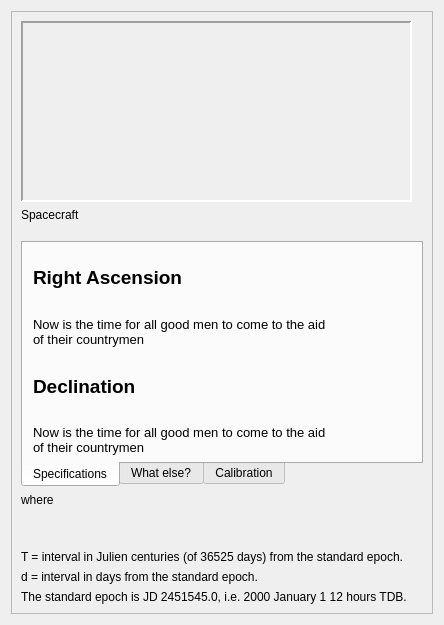
<?xml version="1.0" encoding="UTF-8"?>
<ui version="4.0">
 <class>SensorInfoWidget</class>
 <widget class="QFrame" name="SensorInfoWidget">
  <property name="geometry">
   <rect>
    <x>0</x>
    <y>0</y>
    <width>444</width>
    <height>625</height>
   </rect>
  </property>
  <property name="windowTitle">
   <string>Sensor Information</string>
  </property>
  <layout class="QVBoxLayout" name="verticalLayout">
   <item>
    <widget class="QScrollArea" name="scrollArea">
     <property name="widgetResizable">
      <bool>true</bool>
     </property>
     <widget class="QWidget" name="scrollAreaWidgetContents">
      <property name="geometry">
       <rect>
        <x>0</x>
        <y>0</y>
        <width>424</width>
        <height>605</height>
       </rect>
      </property>
       <layout class="QVBoxLayout" name="verticalLayout_2">
        <item>
         <widget class="QLabel" name="targetImage">
          <property name="minimumSize">
           <size>
            <width>391</width>
            <height>181</height>
           </size>
          </property>
          <property name="maximumSize">
           <size>
            <width>391</width>
            <height>181</height>
           </size>
          </property>
          <property name="frameShape">
           <enum>QFrame::Panel</enum>
          </property>
          <property name="frameShadow">
           <enum>QFrame::Sunken</enum>
          </property>
          <property name="lineWidth">
           <number>2</number>
          </property>
          <property name="text">
           <string/>
          </property>
          <property name="scaledContents">
           <bool>true</bool>
          </property>
         </widget>
        </item>
        <item>
         <widget class="QLabel" name="spacecraftlabel">
          <property name="text">
           <string>Spacecraft</string>
          </property>
         </widget>
        </item>
        <item>
         <spacer name="verticalSpacer">
          <property name="orientation">
           <enum>Qt::Vertical</enum>
          </property>
          <property name="sizeType">
           <enum>QSizePolicy::Preferred</enum>
          </property>
          <property name="sizeHint" stdset="0">
           <size>
            <width>20</width>
            <height>13</height>
           </size>
          </property>
         </spacer>
        </item>
        <item>
         <widget class="QTabWidget" name="tabWidget">
          <property name="minimumSize">
           <size>
            <width>391</width>
            <height>181</height>
           </size>
          </property>
          <property name="tabPosition">
           <enum>QTabWidget::South</enum>
          </property>
          <property name="currentIndex">
           <number>0</number>
          </property>
          <widget class="QWidget" name="tab">
           <attribute name="title">
            <string>Specifications</string>
           </attribute>
           <widget class="QWidget" name="layoutWidget">
            <property name="geometry">
             <rect>
              <x>10</x>
              <y>10</y>
              <width>301</width>
              <height>211</height>
             </rect>
            </property>
            <layout class="QGridLayout" name="gridLayout">
             <item row="0" column="0" colspan="2">
              <widget class="QLabel" name="label">
               <property name="font">
                <font>
                 <pointsize>14</pointsize>
                 <weight>75</weight>
                 <bold>true</bold>
                </font>
               </property>
               <property name="text">
                <string>Right Ascension</string>
               </property>
              </widget>
             </item>
             <item row="0" column="2">
              <spacer name="horizontalSpacer">
               <property name="orientation">
                <enum>Qt::Horizontal</enum>
               </property>
               <property name="sizeHint" stdset="0">
                <size>
                 <width>40</width>
                 <height>20</height>
                </size>
               </property>
              </spacer>
             </item>
             <item row="3" column="0" colspan="3">
              <widget class="QLabel" name="poleDeclinationLabel">
               <property name="font">
                <font>
                 <pointsize>10</pointsize>
                </font>
               </property>
               <property name="text">
                <string>Now is the time for all good men to come to the aid of their countrymen</string>
               </property>
               <property name="wordWrap">
                <bool>true</bool>
               </property>
              </widget>
             </item>
             <item row="2" column="0" colspan="2">
              <widget class="QLabel" name="label_2">
               <property name="font">
                <font>
                 <pointsize>14</pointsize>
                 <weight>75</weight>
                 <bold>true</bold>
                </font>
               </property>
               <property name="text">
                <string>Declination</string>
               </property>
              </widget>
             </item>
             <item row="1" column="0" colspan="3">
              <widget class="QLabel" name="poleRightAscensionLabel">
               <property name="font">
                <font>
                 <pointsize>10</pointsize>
                </font>
               </property>
               <property name="text">
                <string>Now is the time for all good men to come to the aid of their countrymen</string>
               </property>
               <property name="wordWrap">
                <bool>true</bool>
               </property>
              </widget>
             </item>
             <item row="2" column="2">
              <spacer name="horizontalSpacer_4">
               <property name="orientation">
                <enum>Qt::Horizontal</enum>
               </property>
               <property name="sizeHint" stdset="0">
                <size>
                 <width>40</width>
                 <height>20</height>
                </size>
               </property>
              </spacer>
             </item>
            </layout>
           </widget>
          </widget>
          <widget class="QWidget" name="tab_3">
           <attribute name="title">
            <string>What else?</string>
           </attribute>
           <widget class="QWidget" name="layoutWidget_3">
            <property name="geometry">
             <rect>
              <x>20</x>
              <y>20</y>
              <width>311</width>
              <height>191</height>
             </rect>
            </property>
            <layout class="QGridLayout" name="gridLayout_3">
             <item row="0" column="2">
              <spacer name="horizontalSpacer_11">
               <property name="orientation">
                <enum>Qt::Horizontal</enum>
               </property>
               <property name="sizeHint" stdset="0">
                <size>
                 <width>40</width>
                 <height>20</height>
                </size>
               </property>
              </spacer>
             </item>
             <item row="2" column="2">
              <widget class="QLabel" name="bRadiiLabel">
               <property name="font">
                <font>
                 <pointsize>14</pointsize>
                </font>
               </property>
               <property name="text">
                <string>TextLabel</string>
               </property>
               <property name="alignment">
                <set>Qt::AlignCenter</set>
               </property>
              </widget>
             </item>
             <item row="4" column="2">
              <widget class="QLabel" name="meanRadiiLabel">
               <property name="font">
                <font>
                 <pointsize>14</pointsize>
                </font>
               </property>
               <property name="text">
                <string>TextLabel</string>
               </property>
               <property name="alignment">
                <set>Qt::AlignCenter</set>
               </property>
              </widget>
             </item>
             <item row="3" column="2">
              <widget class="QLabel" name="cRadiiLabel">
               <property name="font">
                <font>
                 <pointsize>14</pointsize>
                </font>
               </property>
               <property name="text">
                <string>TextLabel</string>
               </property>
               <property name="alignment">
                <set>Qt::AlignCenter</set>
               </property>
              </widget>
             </item>
             <item row="4" column="0">
              <widget class="QLabel" name="meanLabel">
               <property name="font">
                <font>
                 <pointsize>14</pointsize>
                 <weight>50</weight>
                 <bold>false</bold>
                </font>
               </property>
               <property name="text">
                <string>mean</string>
               </property>
               <property name="alignment">
                <set>Qt::AlignCenter</set>
               </property>
              </widget>
             </item>
             <item row="1" column="2">
              <widget class="QLabel" name="aRadiiLabel">
               <property name="font">
                <font>
                 <pointsize>14</pointsize>
                </font>
               </property>
               <property name="text">
                <string>TextLabel</string>
               </property>
               <property name="alignment">
                <set>Qt::AlignCenter</set>
               </property>
              </widget>
             </item>
             <item row="2" column="3">
              <widget class="QLabel" name="bRadiiUnitsLabel">
               <property name="font">
                <font>
                 <pointsize>14</pointsize>
                </font>
               </property>
               <property name="text">
                <string>km</string>
               </property>
               <property name="alignment">
                <set>Qt::AlignCenter</set>
               </property>
              </widget>
             </item>
             <item row="4" column="3">
              <widget class="QLabel" name="meanRadiiUnitsLabel">
               <property name="font">
                <font>
                 <pointsize>14</pointsize>
                </font>
               </property>
               <property name="text">
                <string>km</string>
               </property>
               <property name="alignment">
                <set>Qt::AlignCenter</set>
               </property>
              </widget>
             </item>
             <item row="3" column="3">
              <widget class="QLabel" name="cRadiiUnitsLabel">
               <property name="font">
                <font>
                 <pointsize>14</pointsize>
                </font>
               </property>
               <property name="text">
                <string>km</string>
               </property>
               <property name="alignment">
                <set>Qt::AlignCenter</set>
               </property>
              </widget>
             </item>
             <item row="1" column="0">
              <widget class="QLabel" name="aLabel">
               <property name="font">
                <font>
                 <pointsize>14</pointsize>
                 <weight>50</weight>
                 <bold>false</bold>
                </font>
               </property>
               <property name="text">
                <string>a</string>
               </property>
               <property name="alignment">
                <set>Qt::AlignCenter</set>
               </property>
              </widget>
             </item>
             <item row="3" column="0">
              <widget class="QLabel" name="cLabel">
               <property name="font">
                <font>
                 <pointsize>14</pointsize>
                 <weight>50</weight>
                 <bold>false</bold>
                </font>
               </property>
               <property name="text">
                <string>c</string>
               </property>
               <property name="alignment">
                <set>Qt::AlignCenter</set>
               </property>
              </widget>
             </item>
             <item row="1" column="3">
              <widget class="QLabel" name="aRadiiUnitsLabel">
               <property name="font">
                <font>
                 <pointsize>14</pointsize>
                </font>
               </property>
               <property name="text">
                <string>km</string>
               </property>
               <property name="alignment">
                <set>Qt::AlignCenter</set>
               </property>
              </widget>
             </item>
             <item row="2" column="0">
              <widget class="QLabel" name="bLabel">
               <property name="font">
                <font>
                 <pointsize>14</pointsize>
                 <weight>50</weight>
                 <bold>false</bold>
                </font>
               </property>
               <property name="text">
                <string>b</string>
               </property>
               <property name="alignment">
                <set>Qt::AlignCenter</set>
               </property>
              </widget>
             </item>
             <item row="0" column="0" colspan="2">
              <widget class="QLabel" name="label_9">
               <property name="font">
                <font>
                 <pointsize>14</pointsize>
                 <weight>50</weight>
                 <bold>false</bold>
                </font>
               </property>
               <property name="text">
                <string>Radii</string>
               </property>
              </widget>
             </item>
            </layout>
           </widget>
          </widget>
          <widget class="QWidget" name="tab_2">
           <attribute name="title">
            <string>Calibration</string>
           </attribute>
           <widget class="QWidget" name="">
            <property name="geometry">
             <rect>
              <x>10</x>
              <y>10</y>
              <width>291</width>
              <height>151</height>
             </rect>
            </property>
            <layout class="QGridLayout" name="gridLayout_2">
             <item row="0" column="0">
              <widget class="QLabel" name="label_6">
               <property name="font">
                <font>
                 <pointsize>14</pointsize>
                 <weight>75</weight>
                 <bold>true</bold>
                </font>
               </property>
               <property name="text">
                <string>Prime Meridian (W)</string>
               </property>
              </widget>
             </item>
             <item row="0" column="1">
              <spacer name="horizontalSpacer_6">
               <property name="orientation">
                <enum>Qt::Horizontal</enum>
               </property>
               <property name="sizeHint" stdset="0">
                <size>
                 <width>40</width>
                 <height>20</height>
                </size>
               </property>
              </spacer>
             </item>
             <item row="1" column="0" colspan="2">
              <widget class="QLabel" name="polePMOffsetLabel">
               <property name="font">
                <font>
                 <pointsize>10</pointsize>
                </font>
               </property>
               <property name="text">
                <string>Now is the time for all good men to come to the aid of their countrymen</string>
               </property>
               <property name="wordWrap">
                <bool>true</bool>
               </property>
              </widget>
             </item>
            </layout>
           </widget>
          </widget>
         </widget>
        </item>
        <item>
         <widget class="QLabel" name="label_10">
          <property name="text">
           <string>where</string>
          </property>
         </widget>
        </item>
        <item>
         <spacer name="verticalSpacer_2">
          <property name="orientation">
           <enum>Qt::Vertical</enum>
          </property>
          <property name="sizeType">
           <enum>QSizePolicy::Preferred</enum>
          </property>
          <property name="sizeHint" stdset="0">
           <size>
            <width>20</width>
            <height>37</height>
           </size>
          </property>
         </spacer>
        </item>
        <item>
         <widget class="QLabel" name="label_7">
          <property name="text">
           <string>T = interval in Julien centuries (of 36525 days) from the standard epoch.</string>
          </property>
          <property name="wordWrap">
           <bool>true</bool>
          </property>
         </widget>
        </item>
        <item>
         <widget class="QLabel" name="label_11">
          <property name="text">
           <string>d = interval in days from the standard epoch.</string>
          </property>
         </widget>
        </item>
        <item>
         <widget class="QLabel" name="label_12">
          <property name="text">
           <string>The standard epoch is JD 2451545.0, i.e. 2000 January 1 12 hours TDB.</string>
          </property>
          <property name="wordWrap">
           <bool>true</bool>
          </property>
         </widget>
        </item>
       </layout>
     </widget>
    </widget>
   </item>
  </layout>
 </widget>
 <resources/>
 <connections/>
</ui>
